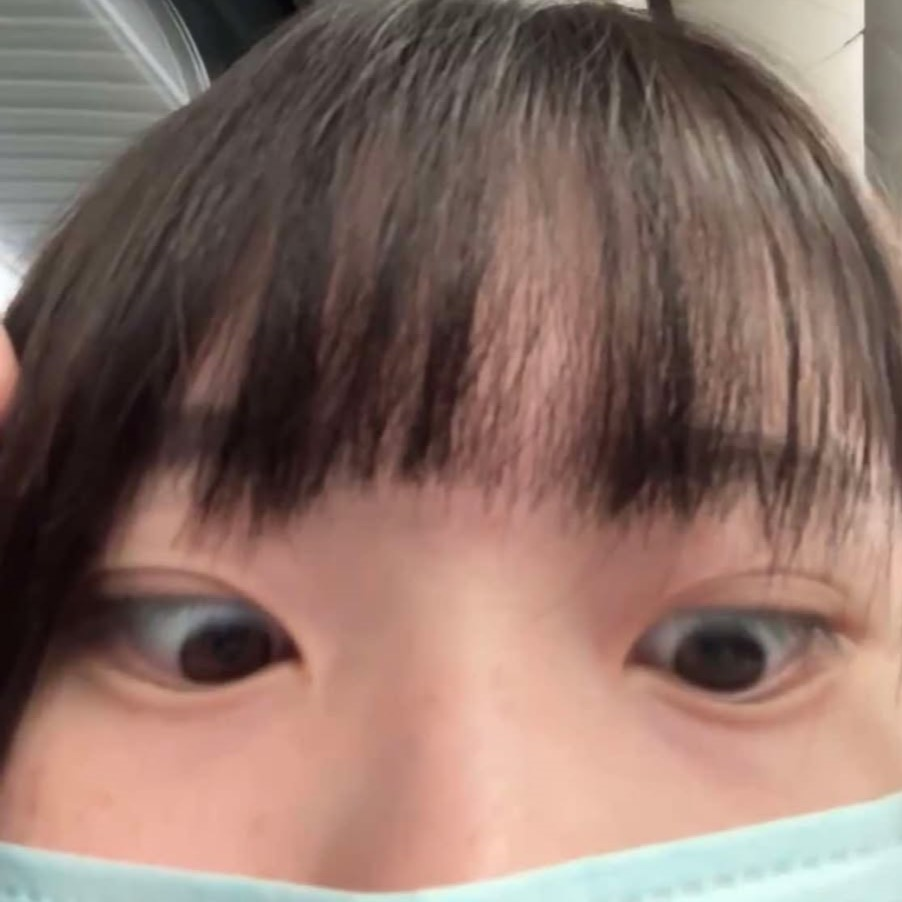
#> input picture week05/img.jpg, 902 x 902 px
$ python 0318_5.py
#> lines starting #> are read from the running program, lines starting #| are printed output that depends on the picture; after the words box and inside, x2 and y2 are one past the last pixel; in counts of white or black regions, pixels touching at a corner belong together
import cv2
import numpy as np
img = cv2.imread("img.jpg")
#> img is the input picture: shape (902, 902, 3); mean B, G, R 102.6, 111.7, 137.8
ycrcb = cv2.cvtColor(img,cv2.COLOR_BGR2YCR_CB)
#> ycrcb: shape (902, 902, 3); mean of channels 0, 1, 2 118.5, 141.8, 119

# ycrcb 的膚色檢測門檻
lower = np.array([ 0, 153, 77])
higher = np.array([ 255, 173, 127])

mask=cv2.inRange(ycrcb,lower,higher)
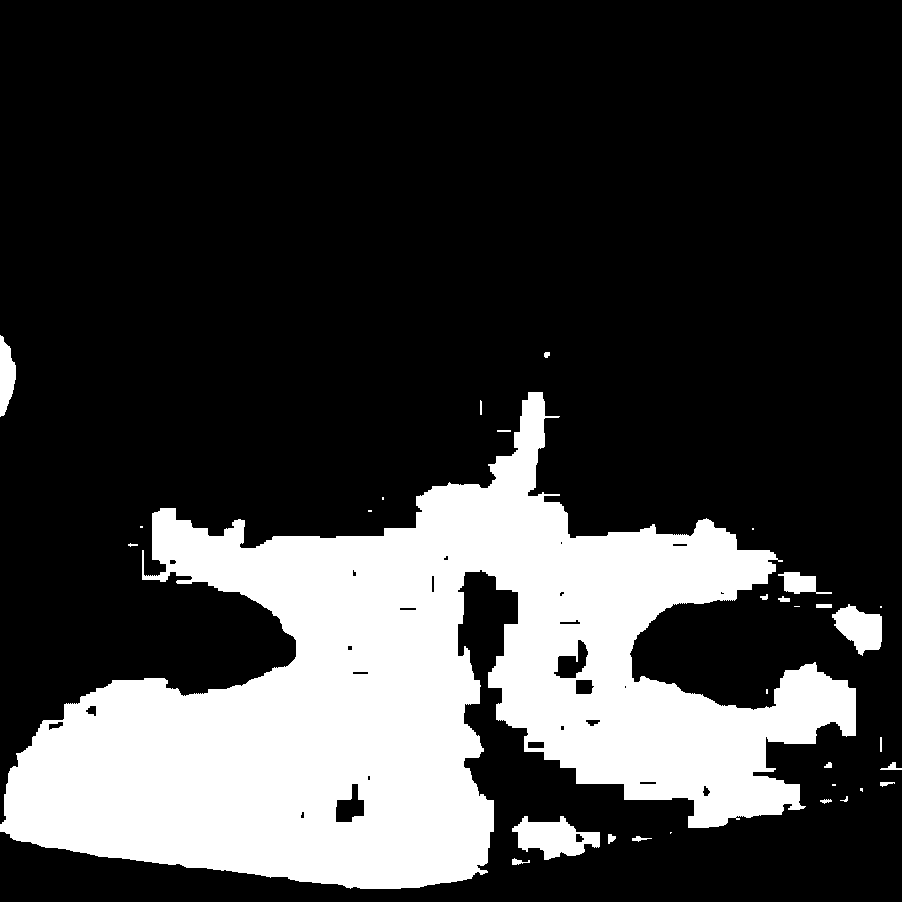
#> mask: shape (902, 902); 24.2% white; 31 white regions (10 under 20 px), largest, box (x1, y1, x2, y2) and area: (0, 392, 856, 889) 190669, (512, 816, 600, 860) 2221, (832, 604, 882, 656) 1581

res=cv2.bitwise_and(img,img,mask=mask)
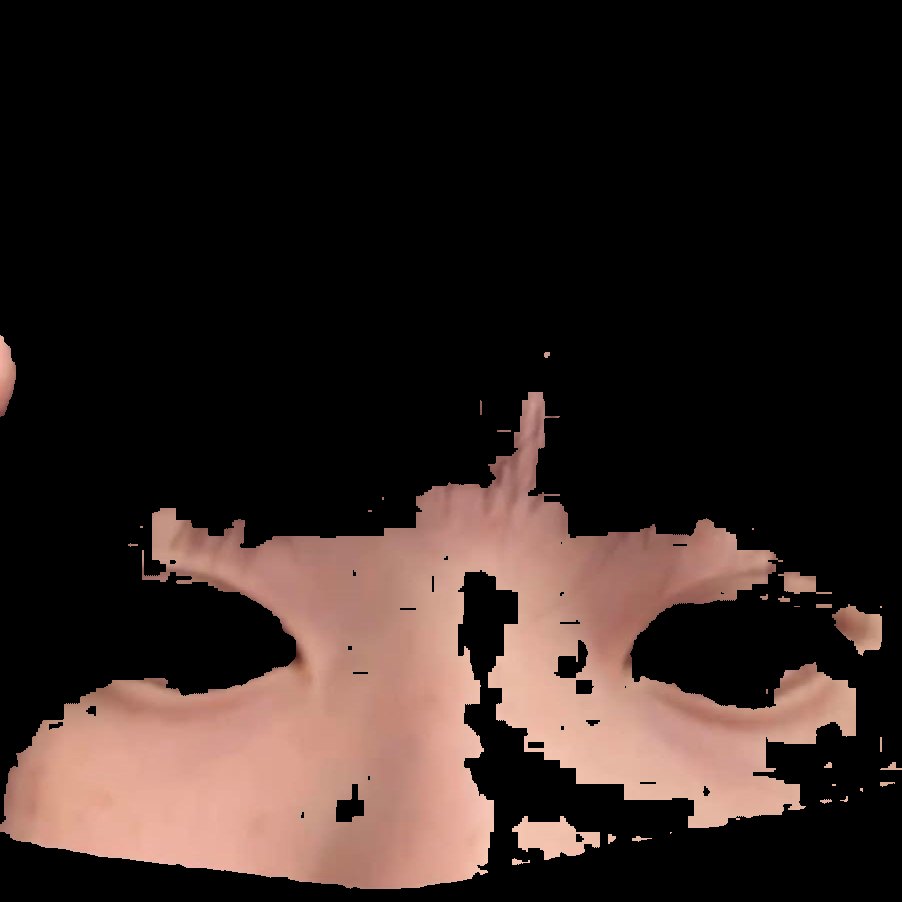
#> res: shape (902, 902, 3); mean B, G, R 32.3, 36.1, 49

cv2.imshow('frame', img)
cv2.imshow('mask', mask)
cv2.imshow('res', res)
if cv2.waitKey(0) == ord('q'):
#> (key q is pressed here)
    cv2.destroyAllWindows()
